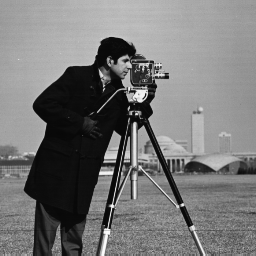
#> input picture Ödev 1-2 Matlab ve Python/cameraman.tif, 256 x 256 px
$ python 'Python görüntü ayırma - ödev 2.py'
#> lines starting #> are read from the running program, lines starting #| are printed output that depends on the picture; after the words box and inside, x2 and y2 are one past the last pixel; in counts of white or black regions, pixels touching at a corner belong together
import cv2 as cv
import numpy as np
import matplotlib.pyplot as plt

a = cv.imread("cameraman.tif")
#> a is the input picture: shape (256, 256, 3); min 7, max 253, mean 118.7
a = cv.cvtColor(a, cv.COLOR_BGR2GRAY)
#> a: shape (256, 256)
b = cv.imread("text.tif")
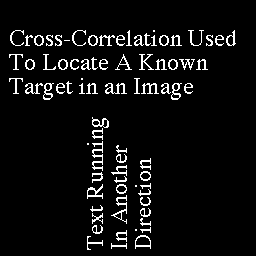
#> input picture Ödev 1-2 Matlab ve Python/text.tif, 256 x 256 px
#> b is the input picture: shape (256, 256, 3); 5.9% white in thin lines or dots, all inside (x1, y1, x2, y2) = (9, 30, 236, 250)
b = cv.cvtColor(b, cv.COLOR_BGR2GRAY)
a_double = a.astype(np.float16)
b_double = b.astype(np.float16)
m = a_double + 255*b_double
m[m > 255] = 255
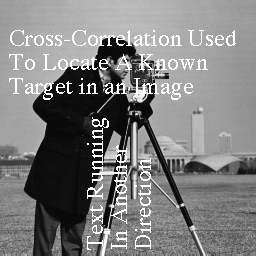
#> m: shape (256, 256) float16; min 7, max 255, mean 126.7
m = m.astype(np.uint8)

_, img1 = cv.threshold(m, 254, 255, cv.THRESH_BINARY_INV)

img2 = np.copy(m)

for idx in np.where(m == 255):
    img2[idx] = a[idx]
#> this loop made 2 passes

hista = cv.calcHist([a], [0], None, [256], [0, 256])
#> hista = 256 values, max 1685 at index 14, min 0 at index 0, mean 256
histb = cv.calcHist([b], [0], None, [256], [0, 256])
#> histb = 256 values, max 61677 at index 0, min 0 at index 1, mean 256
histm = cv.calcHist([m], [0], None, [256], [0, 256])
#> histm = 256 values, max 3859 at index 255, min 0 at index 0, mean 256
histimg1 = cv.calcHist([img1], [0], None, [256], [0, 256])
#> histimg1 = 256 values, max 61677 at index 255, min 0 at index 1, mean 256
histimg2 = cv.calcHist([img2], [0], None, [256], [0, 256])
#> histimg2 has the same summary as hista

images = [a, b, m, img1, img2]
hists = [hista, histb, histm, histimg1, histimg2]
img_titles = ["A", "B", "M", "separated cameraman", "separated text"]
hist_titles = ["hista", "histb", "histm", "histimg1", "histimg2"]

for i in range(len(images)):
    plt.subplot(2, 5, i + 1)
    plt.gca().set_title(img_titles[i])
    plt.imshow(images[i], cmap="gray")

    plt.subplot(2, 5, i + 6)
    plt.gca().set_title(hist_titles[i])
    plt.plot(hists[i])
#> this loop made 5 passes

plt.show()
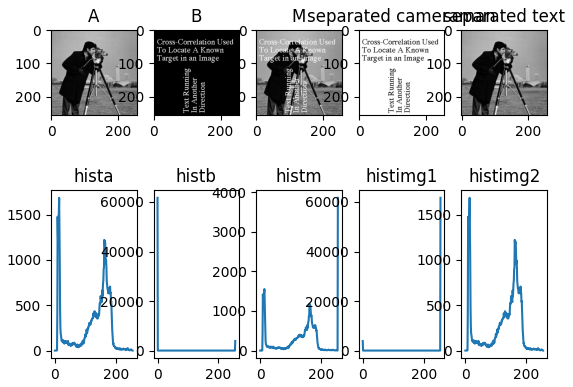
#> figure drawn by matplotlib, 10 panels; panel 2: curve peaks at x = 14, y = 1685; panel 4: curve peaks at x = 0, y = 61677; panel 6: curve peaks at x = 255, y = 3859; panel 8: curve peaks at x = 255, y = 61677

cv.waitKey(0)
